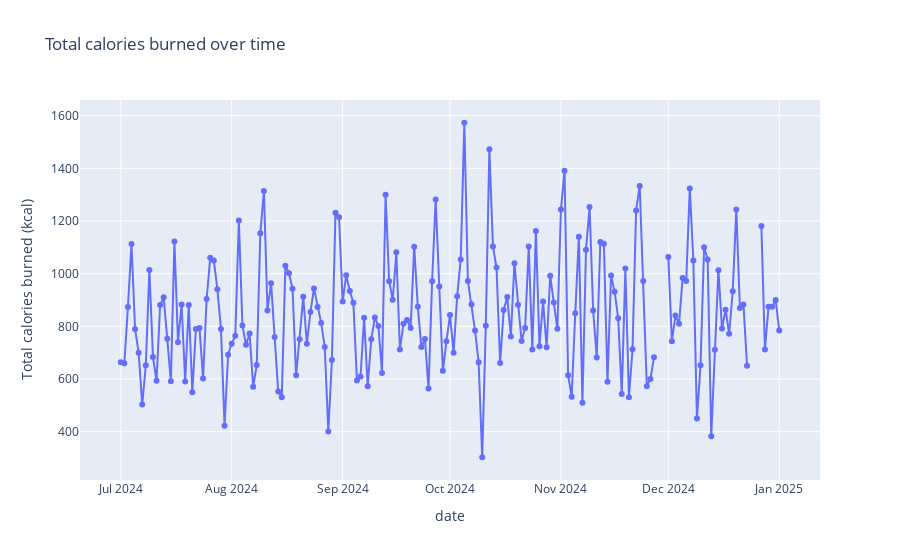

Source (notebook cell):
### Code cell
#line chart of calories burnt overtime
fig = px.line(fitness_data, x= 'date', y = 'total_calories_burned', title = 'Total calories burned over time', markers=True)
fig.update_layout(yaxis_title = 'Total calories burned (kcal)')
fig.show()

### Figure 1 — Plotly figure (JSON) as saved in the notebook; plotly's stock layout.template omitted (floating-point values rounded to 4 significant figures; data arrays with more than 128 entries replaced by an {"elided": "..."} marker saying what was removed)
{"data": [{"hovertemplate": "date=%{x}<br>total_calories_burned=%{y}<extra></extra>", "legendgroup": "", "line": {"color": "#636efa", "dash": "solid"}, "marker": {"symbol": "circle"}, "mode": "lines+markers", "name": "", "orientation": "v", "showlegend": false, "type": "scatter", "x": {"elided": "185 str values"}, "xaxis": "x", "y": {"elided": "185 float values"}, "yaxis": "y"}], "layout": {"legend": {"tracegroupgap": 0}, "title": {"text": "Total calories burned over time"}, "xaxis": {"anchor": "y", "domain": [0, 1], "title": {"text": "date"}}, "yaxis": {"anchor": "x", "domain": [0, 1], "title": {"text": "Total calories burned (kcal)"}}}}
